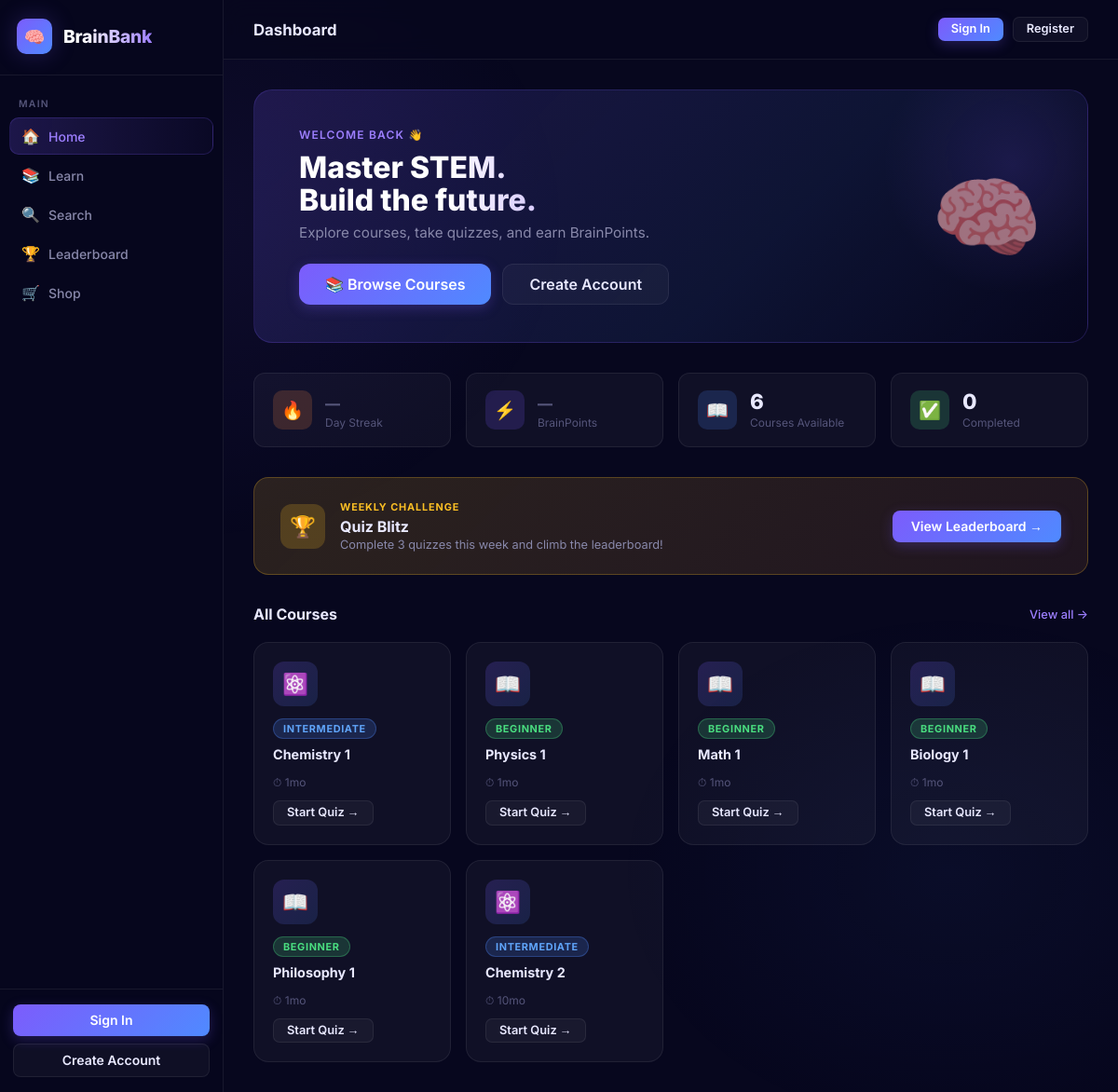
The app's page /, older data.
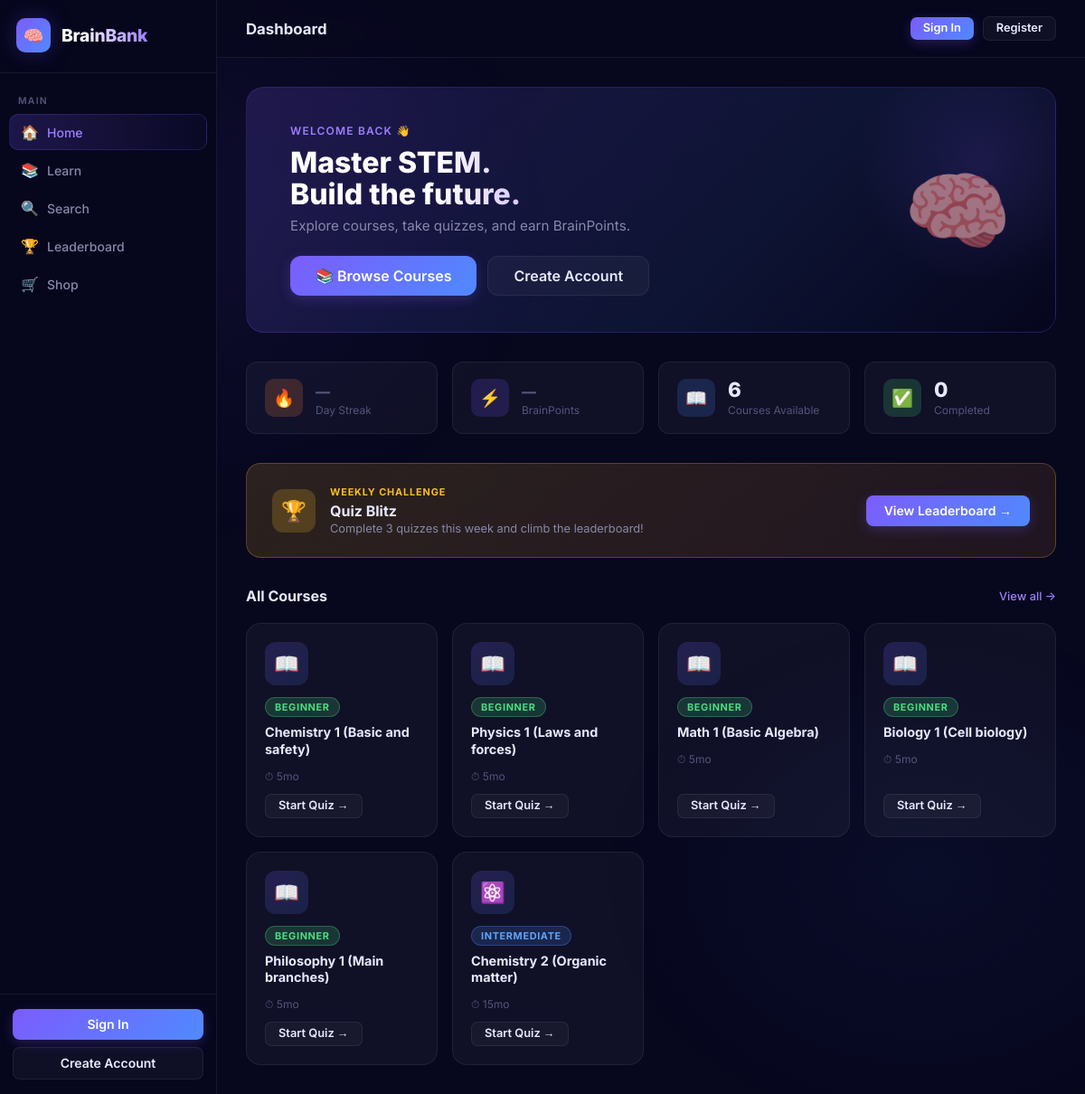
The same page, newer data.
### courses/models.py (models this page shows, shortened)
class Course(models.Model):
    title = models.CharField(max_length=200)
    description = models.TextField()
    duration = models.IntegerField(help_text="Duration in minutes", default=30)
    level = models.CharField(max_length=50, choices=[
        ('Beginner', 'Beginner'),
        ('Intermediate', 'Intermediate'),
        ('Advanced', 'Advanced')
    ], default='Beginner')
    content = models.TextField(blank=True, null=True, help_text="Full HTML content for this course")

### courses/views.py (the view, shortened to what this page needs)
# urls.py: path('', home, name='home'),  # Root path explicitly handled
def home(request):
    courses = Course.objects.all()[:6]  # Limit to 6 courses for home page
    completed_courses = []
    player_profile = None
    context = {
        'courses': courses,
        'completed_courses': completed_courses,
        'player_profile': player_profile
    }
    return render(request, 'home.html', context)

### courses/context_processors.py (called while the page is built, shortened)
def active_effects(request):
    return {'active_effects': []}

### courses/templates/home.html (shortened to what this page needs)
{% extends "base.html" %}
{% block page_title %}Dashboard{% endblock %}
{% block nav_home %}active{% endblock %}
{% block content %}
    <div class="hero">
        <div class="hero-content">
            <div class="hero-eyebrow">Welcome back{% if user.is_authenticated %}, {{ user.username }}{% endif %} 👋</div>
            <h1 class="hero-title">Master STEM.<br>Build the future.</h1>
            <p class="hero-sub">Explore courses, take quizzes, and earn BrainPoints.</p>
            <div class="hero-actions">
                <a href="{% url 'course_list' %}" class="btn btn-primary btn-lg">📚 Browse Courses</a>
                {% if not user.is_authenticated %}
                <a href="{% url 'create_profile' %}" class="btn btn-ghost btn-lg">Create Account</a>
                {% endif %}
            </div>
        </div>
        <div class="hero-emoji">🧠</div>
    </div>
    <div class="stats-row">
        <div class="stat-card">
            <div class="stat-icon orange">🔥</div>
            <div>
                <div class="stat-num">{% if player_profile %}{{ player_profile.current_streak }}{% else %}<span style="font-size:1rem;color:var(--text-muted)">—</span>{% endif %}</div>
                <div class="stat-label">Day Streak</div>
            </div>
        </div>
        <div class="stat-card">
            <div class="stat-icon purple">⚡</div>
            <div>
                <div class="stat-num">{% if player_profile %}{{ player_profile.points }}{% else %}<span style="font-size:1rem;color:var(--text-muted)">—</span>{% endif %}</div>
                <div class="stat-label">BrainPoints</div>
            </div>
        </div>
        <div class="stat-card">
            <div class="stat-icon blue">📖</div>
            <div>
                <div class="stat-num">{{ courses|length }}</div>
                <div class="stat-label">Courses Available</div>
            </div>
        </div>
        <div class="stat-card">
            <div class="stat-icon green">✅</div>
            <div>
                <div class="stat-num">{{ completed_courses|length }}</div>
                <div class="stat-label">Completed</div>
            </div>
        </div>
    </div>
    <div class="challenge-banner">
        <div class="challenge-left">
            <div class="challenge-icon">🏆</div>
            <div>
                <div class="challenge-tag">Weekly Challenge</div>
                <div class="challenge-name">Quiz Blitz</div>
                <div class="challenge-desc">Complete 3 quizzes this week and climb the leaderboard!</div>
            </div>
        </div>
        <div class="challenge-right">
            <a href="{% url 'leaderboard' %}" class="btn btn-primary">View Leaderboard →</a>
        </div>
    </div>
    <div class="section-header">
        <span class="section-title">All Courses</span>
        <a href="{% url 'course_list' %}" class="section-link">View all →</a>
    </div>
    <div class="course-grid">
        {% for course in courses %}
        <a href="{% url 'course_detail' course.pk %}" class="course-card">
            <div class="course-icon">
                {% if course.level == "Advanced" %}🔬
                {% elif course.level == "Intermediate" %}⚛️
                {% else %}📖{% endif %}
            </div>
            <div>
                {% if course.level %}
                <span class="badge
                    {% if course.level == 'Advanced' %}badge-purple
                    {% elif course.level == 'Intermediate' %}badge-blue
                    {% else %}badge-green{% endif %}">
                    {{ course.level }}
                </span>
                {% endif %}
                <div class="course-title" style="margin-top:8px;">{{ course.title }}</div>
            </div>
            <div class="course-meta">
                <span>⏱ {{ course.duration }}mo</span>
            </div>
            <div class="course-footer">
                <span class="btn btn-ghost btn-sm">Start Quiz →</span>
            </div>
        </a>
        {% empty %}
        <div class="card" style="grid-column:1/-1; text-align:center; color:var(--text-muted);">
            No courses available yet. Check back soon!
        </div>
        {% endfor %}
    </div>
{% endblock %}

### courses/templates/base.html (shortened to what this page needs)
<!DOCTYPE html>
<html lang="en">
<head>
</head>
<body>
    <aside class="sidebar">
        <a href="{% url 'home' %}" class="sidebar-logo">
            <div class="logo-icon">🧠</div>
            <span class="logo-text">BrainBank</span>
        </a>
        <nav class="nav-section">
            <span class="nav-label">Main</span>
            <a href="{% url 'home' %}" class="nav-item {% block nav_home %}{% endblock %}">
                <span class="nav-icon">🏠</span> Home
            </a>
            <a href="{% url 'course_list' %}" class="nav-item {% block nav_learn %}{% endblock %}">
                <span class="nav-icon">📚</span> Learn
            </a>
            <a href="{% url 'course_search' %}" class="nav-item {% block nav_search %}{% endblock %}">
                <span class="nav-icon">🔍</span> Search
            </a>
            <a href="{% url 'leaderboard' %}" class="nav-item {% block nav_leaderboard %}{% endblock %}">
                <span class="nav-icon">🏆</span> Leaderboard
            </a>
            <a href="{% url 'shop' %}" class="nav-item {% block nav_shop %}{% endblock %}">
                <span class="nav-icon">🛒</span> Shop
            </a>
        </nav>
        <div class="sidebar-footer">
            {% if user.is_authenticated %}
            <a href="{% url 'view_profile' user.username %}" class="sidebar-user">
                <div class="user-avatar">{{ user.username|first|upper }}</div>
                <div class="user-info">
                    <div class="user-name">{{ user.username }}</div>
                    <div class="user-sub">⚡ Active learner</div>
                </div>
            </a>
            {% else %}
            <a href="{% url 'sign_in' %}" class="btn btn-primary btn-full">Sign In</a>
            <a href="{% url 'create_profile' %}" class="btn btn-ghost btn-full" style="margin-top:8px;">Create Account</a>
            {% endif %}
        </div>
    </aside>
    <div class="main-wrapper">
        <header class="topbar">
            <div class="topbar-left">
                <span class="topbar-title">{% block page_title %}BrainBank{% endblock %}</span>
            </div>
            <div class="topbar-right">
                {% if user.is_authenticated %}
                    <div class="stat-pill">⚡ Learning</div>
                    <a href="{% url 'view_profile' user.username %}" class="btn btn-ghost btn-sm">
                        <span>{{ user.username }}</span>
                    </a>
                {% else %}
                    <a href="{% url 'sign_in' %}" class="btn btn-primary btn-sm">Sign In</a>
                    <a href="{% url 'create_profile' %}" class="btn btn-ghost btn-sm">Register</a>
                {% endif %}
            </div>
        </header>
        <main class="page-content">
            {% block content %}{% endblock %}
        </main>
    </div>
</body>
</html>

### courses/templates/home.html (style rules this page uses)
.hero { position: relative; background: linear-gradient(135deg, rgba(124,92,252,0.18) 0%, rgba(79,138,255,0.10) 60%, transparent 100%); border: 1px solid rgba(124,92,252,0.2); border-radius: 20px; padding: 40px 48px; margin-bottom: 32px; overflow: hidden; display: flex; align-items: center; justify-content: space-between; gap: 24px; }
.hero::before { content: ''; position: absolute; top: -60px; right: -60px; width: 280px; height: 280px; background: radial-gradient(circle, rgba(124,92,252,0.15) 0%, transparent 70%); pointer-events: none; }
.hero-content { position: relative; z-index: 1; }
.hero-eyebrow { font-size: 0.75rem; font-weight: 600; letter-spacing: 0.1em; text-transform: uppercase; color: var(--primary-light); margin-bottom: 10px; }
.hero-title { font-size: 2rem; font-weight: 800; line-height: 1.1; margin-bottom: 8px; background: linear-gradient(90deg, #fff 40%, var(--primary-light)); -webkit-background-clip: text; -webkit-text-fill-color: transparent; background-clip: text; }
.hero-sub { font-size: 0.95rem; color: var(--text-dim); margin-bottom: 24px; }
.hero-actions { display: flex; gap: 12px; flex-wrap: wrap; }
.hero-emoji { font-size: 6rem; opacity: 0.6; position: relative; z-index: 1; line-height: 1; flex-shrink: 0; }
.stats-row { display: grid; grid-template-columns: repeat(4, 1fr); gap: 16px; margin-bottom: 32px; }
.stat-card { background: var(--surface); border: 1px solid var(--border); border-radius: var(--radius-md); padding: 18px 20px; display: flex; align-items: center; gap: 14px; transition: border-color 0.2s; }
.stat-icon { width: 42px; height: 42px; border-radius: 10px; display: flex; align-items: center; justify-content: center; font-size: 1.2rem; flex-shrink: 0; }
.stat-icon.purple { background: rgba(124,92,252,0.18); }
.stat-icon.blue { background: rgba(79,138,255,0.18); }
.stat-icon.orange { background: rgba(255,140,66,0.18); }
.stat-icon.green { background: rgba(74,222,128,0.18); }
.stat-num { font-size: 1.4rem; font-weight: 800; line-height: 1; }
.stat-label { font-size: 0.75rem; color: var(--text-muted); margin-top: 3px; }
.course-grid { display: grid; grid-template-columns: repeat(auto-fill, minmax(210px, 1fr)); gap: 16px; }
.course-card { background: var(--surface); border: 1px solid var(--border); border-radius: var(--radius-lg); padding: 20px; text-decoration: none; color: var(--text); display: flex; flex-direction: column; gap: 12px; transition: all 0.2s ease; position: relative; overflow: hidden; }
.course-card::before { content: ''; position: absolute; top: 0; left: 0; right: 0; height: 3px; background: linear-gradient(90deg, var(--primary), var(--secondary)); opacity: 0; transition: opacity 0.2s; }
.course-icon { width: 48px; height: 48px; border-radius: 12px; background: linear-gradient(135deg, rgba(124,92,252,0.2), rgba(79,138,255,0.15)); display: flex; align-items: center; justify-content: center; font-size: 1.4rem; }
.course-title { font-size: 0.9rem; font-weight: 700; line-height: 1.3; }
.course-meta { font-size: 0.75rem; color: var(--text-muted); display: flex; gap: 12px; }
.course-footer { display: flex; align-items: center; justify-content: space-between; margin-top: auto; }
.challenge-banner { background: linear-gradient(135deg, rgba(251,191,36,0.15) 0%, rgba(251,146,60,0.10) 100%); border: 1px solid rgba(251,191,36,0.25); border-radius: var(--radius-lg); padding: 24px 28px; display: flex; align-items: center; justify-content: space-between; gap: 20px; margin-bottom: 32px; flex-wrap: wrap; }
.challenge-left { display: flex; align-items: center; gap: 16px; }
.challenge-icon { width: 48px; height: 48px; background: rgba(251,191,36,0.2); border-radius: 12px; display: flex; align-items: center; justify-content: center; font-size: 1.4rem; }
.challenge-tag { font-size: 0.68rem; font-weight: 700; letter-spacing: 0.08em; text-transform: uppercase; color: var(--accent-yellow); margin-bottom: 4px; }
.challenge-name { font-size: 1rem; font-weight: 700; }
.challenge-desc { font-size: 0.8rem; color: var(--text-dim); margin-top: 2px; }
.challenge-right { display: flex; align-items: center; gap: 20px; flex-shrink: 0; }

Row changes from the older to the newer data that the page shows:
changed Course: level "INTERMEDIATE" → "BEGINNER"; title "Chemistry 1" → "Chemistry 1 (Basic and safety)"; duration "1" → "5"; level "⚛️" → "📖"
changed Course: title "Physics 1" → "Physics 1 (Laws and forces)"; duration "1" → "5"
changed Course: title "Math 1" → "Math 1 (Basic Algebra)"; duration "1" → "5"
changed Course: title "Biology 1" → "Biology 1 (Cell biology)"; duration "1" → "5"
changed Course: title "Philosophy 1" → "Philosophy 1 (Main branches)"; duration "1" → "5"
changed Course "INTERMEDIATE": title "Chemistry 2" → "Chemistry 2 (Organic matter)"; duration "10" → "15"
